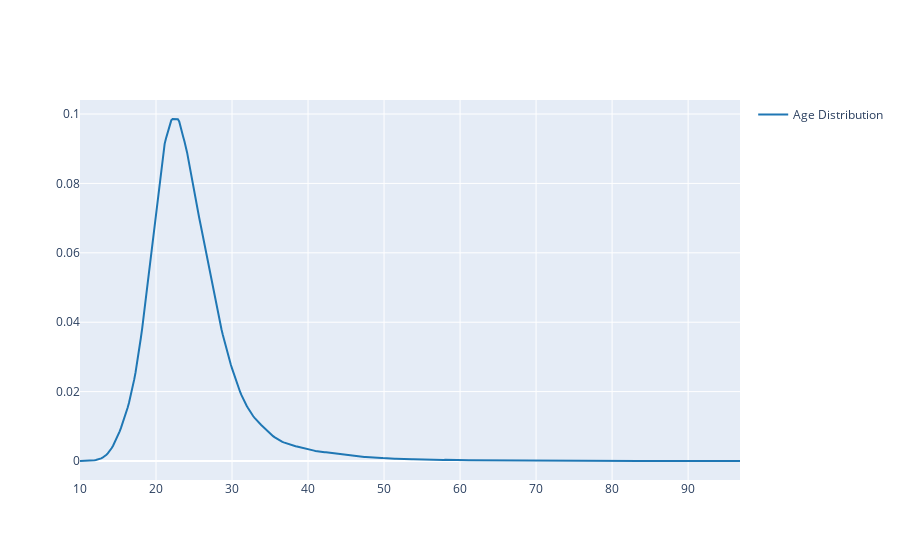

Notebook code for this chart:
### Markdown cell above
### Athlete Wise Analysis

### Code cell
import plotly.figure_factory as ff
athlete_df = event_df.drop_duplicates(subset=['Name', 'region'])
fig = ff.create_distplot([athlete_df['Age'].dropna()], ['Age Distribution'], show_hist=False, show_rug=False)
fig.show()

### Figure 1 — Plotly figure (JSON) as saved in the notebook; plotly's stock layout.template omitted (floating-point values rounded to 4 significant figures; data arrays with more than 128 entries replaced by an {"elided": "..."} marker saying what was removed)
{"data": [{"legendgroup": "Age Distribution", "marker": {"color": "rgb(31, 119, 180)"}, "mode": "lines", "name": "Age Distribution", "showlegend": true, "type": "scatter", "x": {"elided": "500 float values"}, "xaxis": "x", "y": {"elided": "500 float values"}, "yaxis": "y"}], "layout": {"barmode": "overlay", "hovermode": "closest", "legend": {"traceorder": "reversed"}, "xaxis": {"anchor": "y2", "domain": [0, 1], "zeroline": false}, "yaxis": {"anchor": "free", "domain": [0, 1], "position": 0}}}
